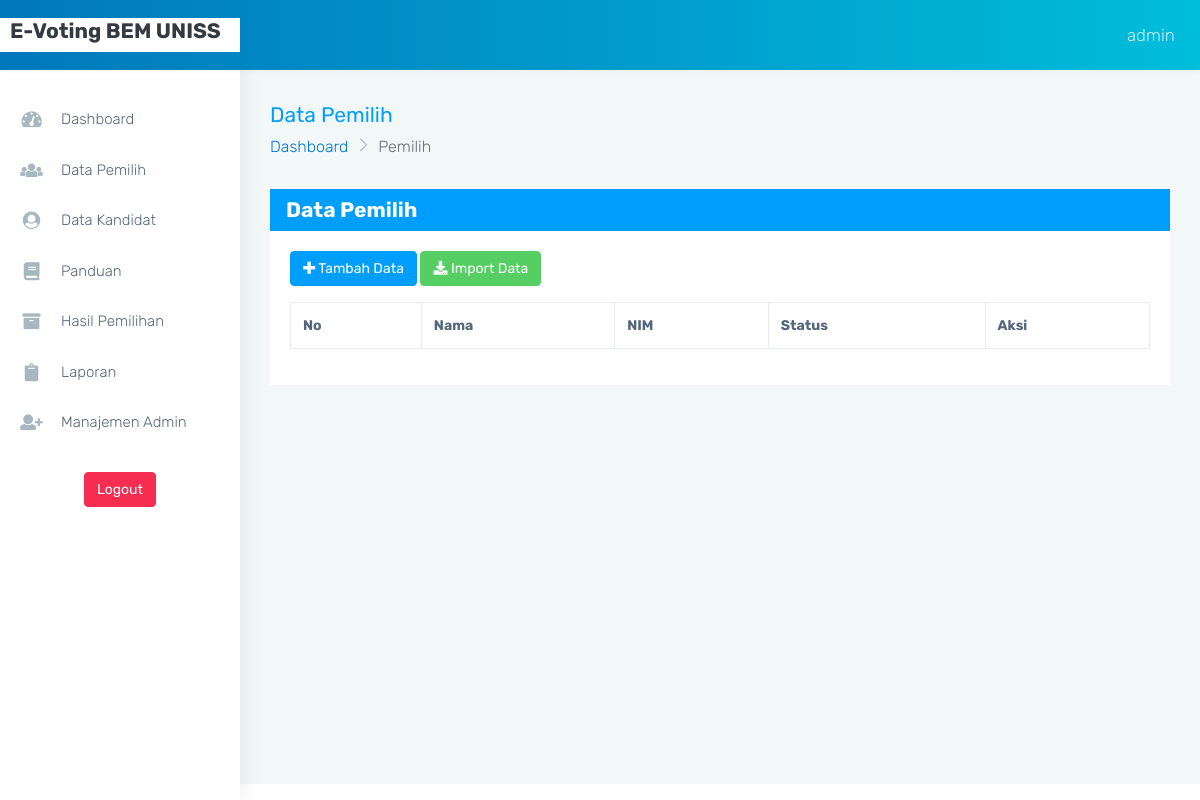
Before: /page.php?admin=pemilih (signed in) with the older database file.
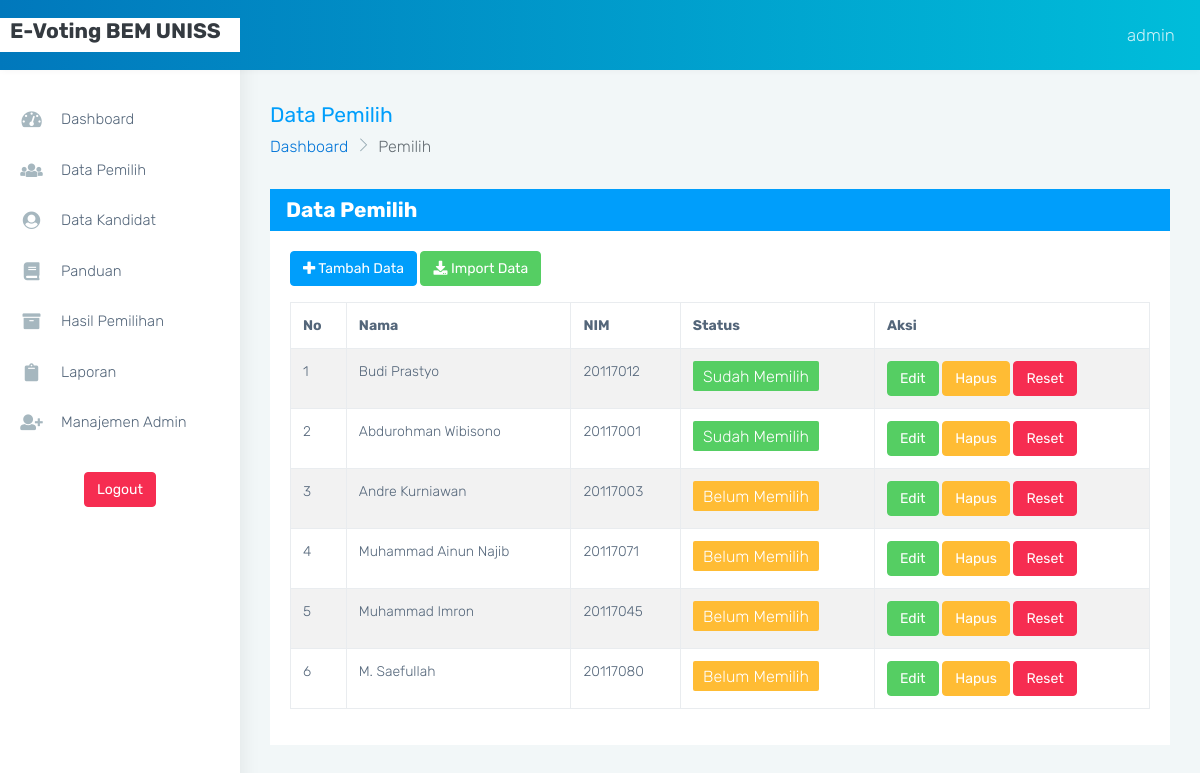
After: the same page with the newer database file.
### tables this page shows
CREATE TABLE `pemilih` (
  `id_pemilih` int(11) NOT NULL,
  `nama_pemilih` varchar(200) NOT NULL,
  `nim` text NOT NULL,
  `password` text NOT NULL,
  `status` varchar(2) NOT NULL
);

### config/fungsiUmum.php (called while the page is built, shortened)
<?php
function baseUrl($dir = "")
{
	return "http://localhost:8000/vote/" .$dir;
}

### config/fungsiPemilih.php (called while the page is built, shortened)
<?php
function tampilPemilih($id = null)
{
	global $conn;
	if ($id !== null) {
		$sql = "SELECT * FROM pemilih WHERE id_pemilih = '$id' ";
		$res = $conn->query($sql);
		$row = $res->fetch_assoc();
	} else {
		$sql = "SELECT * FROM pemilih ";
		$res = $conn->query($sql);
		$row = [];
		while ($rows = $res->fetch_assoc()) {
			$row[] = $rows;
		}
	}
	return $row;
}

### views/admin/pemilih/index.php (the view, shortened to what this page needs)
<?php $pemilih = tampilPemilih(); if (isset($_POST['btnImportPemilih'])){ importPemilih(); } ?>
<div class="page-breadcrumb mb-0 pb-0">
    <div class="row align-items-center">
        <div class="col-md-6 col-8 align-self-center">
            <h3 class="page-title mb-0 p-0">Data Pemilih</h3>
            <div class="d-flex align-items-center">
                <nav aria-label="breadcrumb">
                    <ol class="breadcrumb">
                        <li class="breadcrumb-item"><a href="<?= baseUrl('page.php?admin=dashboard') ?>">Dashboard</a></li>
                        <li class="breadcrumb-item active" aria-current="page">Pemilih</li>
                    </ol>
                </nav>
            </div>
        </div>
    </div>
</div>
<div class="container-fluid">
    <div class="card">
        <div class="card-header bg-info text-white">
            <span class="h3">Data Pemilih</span>
        </div>
        <div class="card-body">
            <div class="row">
                <div class="col-12">
                    <div class="mb-3">
                        <a class="btn btn-info text-white" href="?admin=tambah-pemilih">
                            <i class="fas fa-plus"></i> Tambah Data
                        </a>
                        <a class="btn btn-success text-white" data-bs-toggle="modal" data-bs-target="#modalImportPemilih">
                            <i class="fas fa-download"></i> Import Data
                        </a>
                    </div>
                    <table class="table table-bordered table-striped table-hover" id="table">
                        <thead>
                            <tr>
                                <th>No</th>
                                <th>Nama</th>
                                <th>NIM</th>
                                <th>Status</th>
                                <th>Aksi</th>
                            </tr>
                        </thead>
                        <tbody>
                        <?php $no = 1; foreach($pemilih as $p): ?>
                            <tr>
                                <td><?= $no++ ?></td>
                                <td><?= $p['nama_pemilih'] ?></td>
                                <td><?= $p['nim'] ?></td>
                                <td>
                                    <?php if ($p['status'] == 0): ?>
                                        <span class="badge bg-warning">Belum Memilih</span>
                                    <?php else: ?>
                                        <span class="badge bg-success">Sudah Memilih</span>
                                    <?php endif ?>
                                </td>
                                <td>
                                    <a href="?admin=edit-pemilih&id=<?= $p['id_pemilih'] ?>" class="btn btn-success text-white">Edit</a>
                                    <a href="?admin=hapus-pemilih&id=<?= $p['id_pemilih'] ?>" class="btn btn-warning">Hapus</a>
                                    <a href="?admin=reset-pemilih&id=<?= $p['id_pemilih'] ?>" class="btn btn-danger text-white">Reset</a>
                                </td>
                            </tr>
                        <?php endforeach ?>
                        </tbody>
                    </table>
                </div>
            </div>
        </div>
    </div>
</div>

Changed rows visible on the page:
added pemilih: nama_pemilih "Budi Prastyo", nim "20117012", status "Sudah Memilih"
added pemilih: nama_pemilih "Abdurohman Wibisono", nim "20117001", status "Sudah Memilih"
added pemilih: nama_pemilih "Andre Kurniawan", nim "20117003", status "Belum Memilih"
added pemilih: nama_pemilih "Muhammad Ainun Najib", nim "20117071", status "Belum Memilih"
added pemilih: nama_pemilih "Muhammad Imron", nim "20117045", status "Belum Memilih"
added pemilih: nama_pemilih "M. Saefullah", nim "20117080", status "Belum Memilih"
